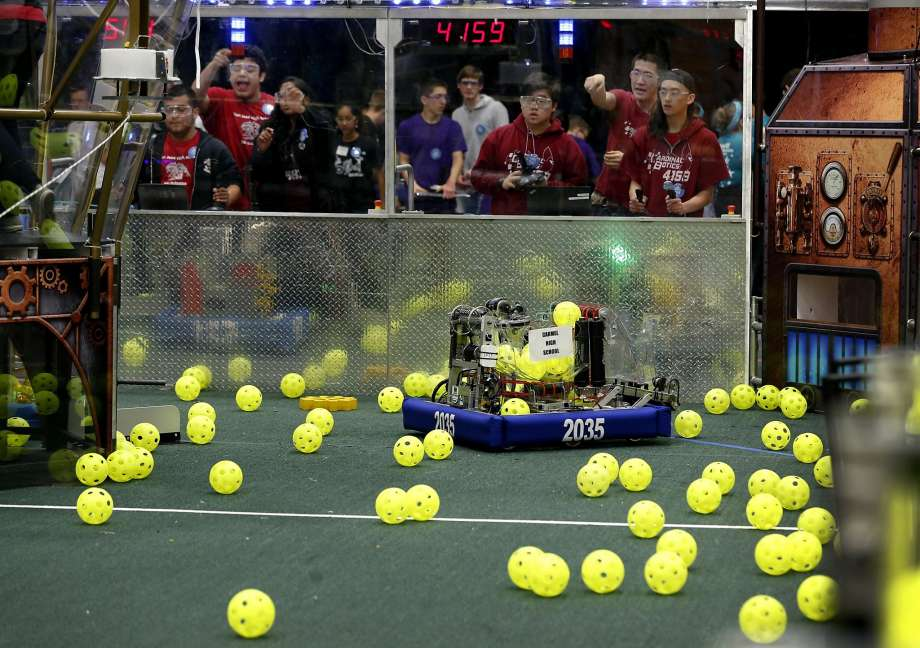
#> input picture 2018 Pipeline/balls.jpg, 920 x 648 px
$ python ball2.py   (older library calls are emulated)
#> lines starting #> are read from the running program, lines starting #| are printed output that depends on the picture; after the words box and inside, x2 and y2 are one past the last pixel; in counts of white or black regions, pixels touching at a corner belong together
import cv2
import time

im = cv2.imread('balls.jpg')
#> im is the input picture: shape (648, 920, 3); mean B, G, R 67.6, 87.7, 86.8
w = 640.0
r = w / im.shape[1]
#> r = 0.696
dim = (int(w), int(im.shape[0] * r))
#> dim = (640, 450)

im = cv2.resize(im, dim, interpolation = cv2.INTER_AREA)
#> im: shape (450, 640, 3)

start = time.time()

hsv = cv2.cvtColor(im, cv2.COLOR_BGR2HSV)
#> hsv: shape (450, 640, 3); mean H, S, V 57.5, 91.9, 96.3

hue = [0.0, 61.74061433447099]
sat = [73.38129496402877, 255.0]
val = [215.55755395683454, 255.0]


thresh3 = cv2.inRange(hsv, (hue[0], sat[0], val[0]),  (hue[1], sat[1], val[1]))
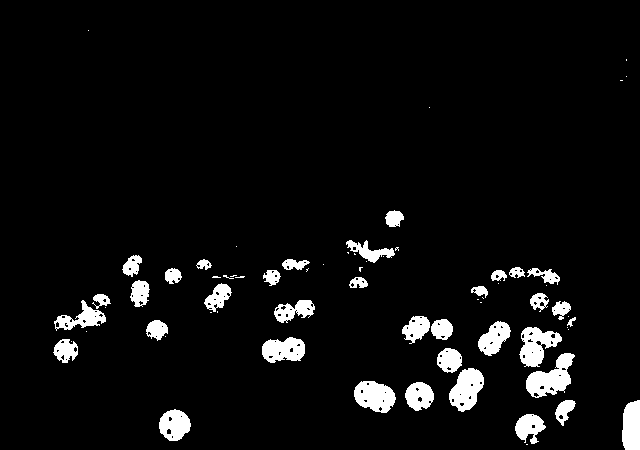
#> thresh3: shape (450, 640); 5.4% white; 69 white regions (33 under 20 px), largest, box (x1, y1, x2, y2) and area: (526, 353, 575, 398) 1141, (449, 368, 484, 412) 998, (519, 327, 562, 367) 973

th, bw = cv2.threshold(hsv[:, :, 2], 0, 255, cv2.THRESH_BINARY | cv2.THRESH_OTSU)
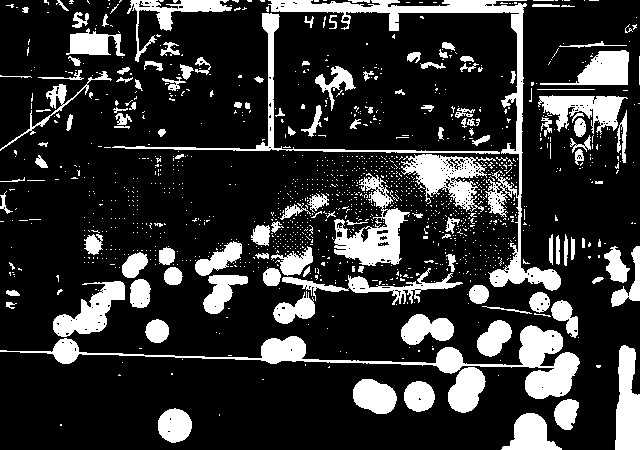
#> bw: shape (450, 640); 19.6% white; 1325 white regions (1192 under 20 px), largest, box (x1, y1, x2, y2) and area: (268, 0, 561, 291) 6022, (0, 325, 580, 399) 5989, (334, 173, 410, 266) 2772
#> th = 130
bw = thresh3

kernel = cv2.getStructuringElement(cv2.MORPH_ELLIPSE, (5, 5))
morph = cv2.morphologyEx(bw, cv2.MORPH_CLOSE, kernel)
#> morph: shape (450, 640); 5.9% white; 44 white regions (11 under 20 px), largest, box (x1, y1, x2, y2) and area: (526, 353, 575, 398) 1208, (519, 327, 562, 367) 1069, (449, 368, 484, 412) 1033
dist = cv2.distanceTransform(morph, cv2.DIST_L2, cv2.DIST_MASK_PRECISE)
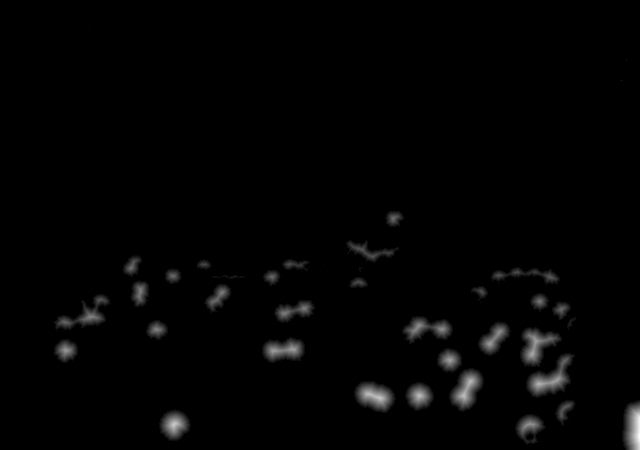
#> dist: shape (450, 640) float32; min 0, max 18, mean 0.251; drawn with min black and max white
borderSize = 25 #75
distborder = cv2.copyMakeBorder(dist, borderSize, borderSize, borderSize, borderSize,
                                cv2.BORDER_CONSTANT | cv2.BORDER_ISOLATED, 0)
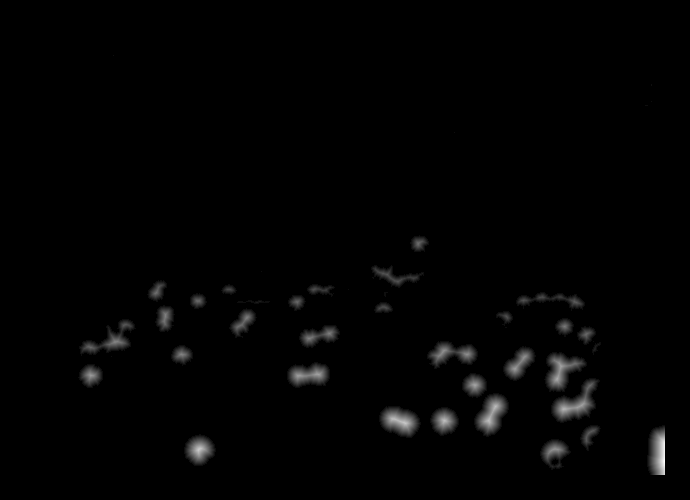
#> distborder: shape (500, 690) float32; min 0, max 18, mean 0.209; drawn with min black and max white
gap = 10
kernel2 = cv2.getStructuringElement(cv2.MORPH_ELLIPSE, (2*(borderSize-gap)+1, 2*(borderSize-gap)+1))
kernel2 = cv2.copyMakeBorder(kernel2, gap, gap, gap, gap,
                                cv2.BORDER_CONSTANT | cv2.BORDER_ISOLATED, 0)
distTempl = cv2.distanceTransform(kernel2, cv2.DIST_L2, cv2.DIST_MASK_PRECISE)
nxcor = cv2.matchTemplate(distborder, distTempl, cv2.TM_CCOEFF_NORMED)
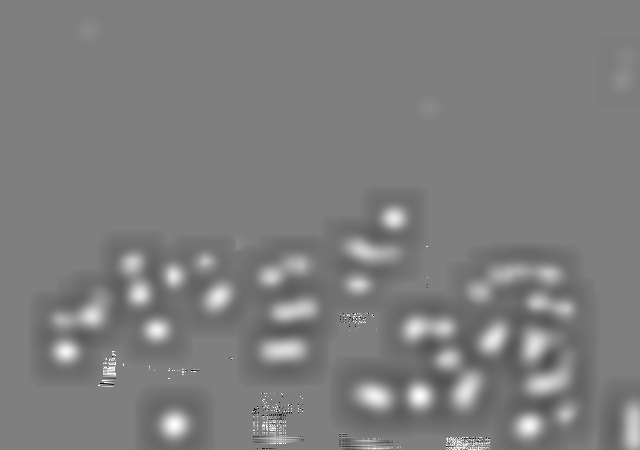
#> nxcor: shape (450, 640) float32; min -1, max 1, mean -0.00428; drawn with min black and max white
mn, mx, _, _ = cv2.minMaxLoc(nxcor)
#> mn = -1; mx = 1
th, peaks = cv2.threshold(nxcor, mx*0.5, 255, cv2.THRESH_BINARY)
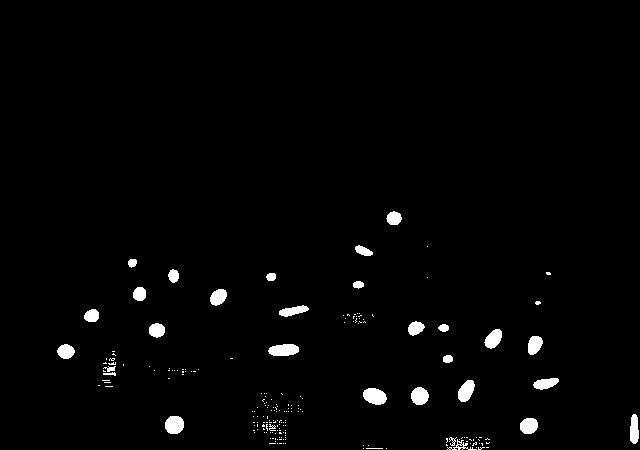
#> peaks: shape (450, 640) float32; 1.8% white; 204 white regions (174 under 20 px), largest, box (x1, y1, x2, y2) and area: (363, 388, 387, 405) 309, (268, 344, 299, 356) 303, (165, 416, 184, 434) 284
peaks8u = cv2.convertScaleAbs(peaks)
#> peaks8u: shape (450, 640); 1.8% white; 204 white regions (174 under 20 px)
_, contours, hierarchy = cv2.findContours(peaks8u, cv2.RETR_CCOMP, cv2.CHAIN_APPROX_SIMPLE)
#> contours = 219 contours, 191 with area under 20; largest, box (x1, y1, x2, y2) and area: (363, 388, 387, 405) 280, (268, 344, 299, 356) 268, (165, 416, 184, 434) 257, (458, 380, 475, 402) 233, (411, 387, 429, 405) 226
peaks8u = cv2.convertScaleAbs(peaks)    # to use as mask
for i in range(len(contours)):
	area = cv2.contourArea(contours[i])
	if 12 < area:
		x, y, w, h = cv2.boundingRect(contours[i])
		_, mx, _, mxloc = cv2.minMaxLoc(dist[y:y+h, x:x+w], peaks8u[y:y+h, x:x+w])
		cv2.circle(im, (int(mxloc[0]+x), int(mxloc[1]+y)), int(mx), (255, 0, 0), 2)
		cv2.rectangle(im, (x, y), (x+w, y+h), (0, 255, 0), 2)
		cv2.drawContours(im, contours, i, (0, 0, 255), 2)
#> this loop made 219 passes
#> (area, x, y, w, h, mx, mxloc) on passes 27, 47, 99, 104, 105, 144, 145, 149, 151, 170, 178, 181: (55, 447, 439, 30, 11, 0, (0, 0)), (20.5, 449, 437, 8, 9, 0, (1, 0)), (212.5, 520, 418, 18, 16, 10.2, (8, 6)), (257, 165, 416, 19, 18, 14.21, (8, 8)), (188, 630, 414, 9, 30, 17, (8, 21)), (279.5, 363, 388, 24, 17, 14, (17, 10)), (226.5, 411, 387, 18, 18, 13.42, (8, 8)), (233, 458, 380, 17, 22, 13.45, (5, 15)), (183.5, 533, 378, 26, 12, 12.65, (5, 6)), (24, 103, 366, 13, 6, 0, (5, 0)), (53.5, 443, 355, 10, 8, 11.4, (7, 5)), (268.5, 268, 344, 31, 12, 11.4, (25, 5))
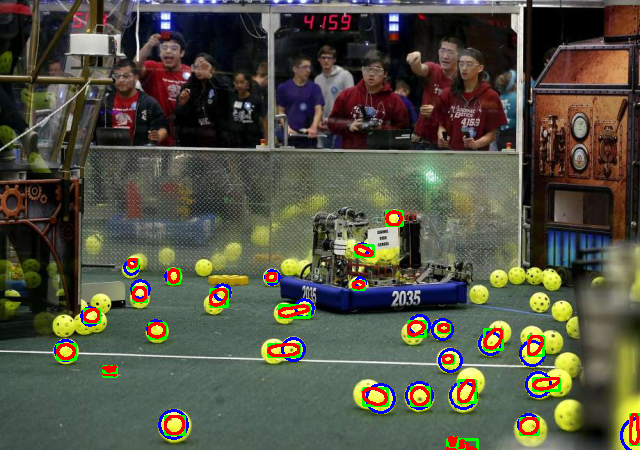
#> im: shape (450, 640, 3); mean B, G, R 67.3, 82.4, 83.4

print("Duration = ",time.time() - start)
cv2.imshow('Balls', im)
cv2.waitKey(0)

$ run again, with 2018 Pipeline/armstrong-trophy-and-naval-court-1862-web.jpg copied over 2018 Pipeline/balls.jpg
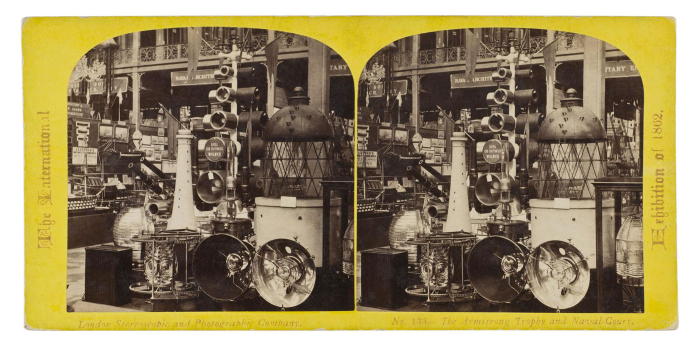
#> input picture 2018 Pipeline/armstrong-trophy-and-naval-court-1862-web.jpg, 1400 x 706 px (shown at 1/2 size)
#> im is the input picture: shape (706, 1400, 3); mean B, G, R 102.8, 139, 153.3
#> hsv: shape (322, 640, 3); mean H, S, V 15.3, 87.7, 153.3
#> `thresh3 = cv2.inRange(hsv, (hue[0], sat[0], val[0]),  (hue[1], sat[1],..`:
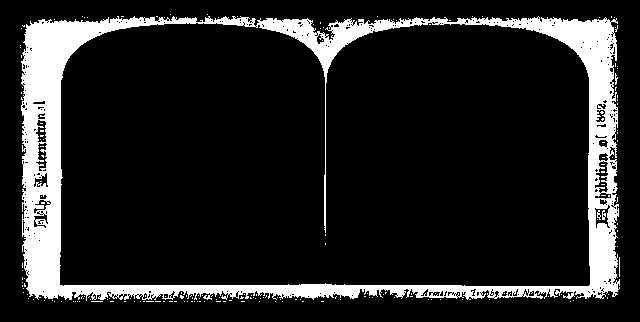
#> thresh3: shape (322, 640); 14.1% white; 184 white regions (179 under 20 px), largest, box (x1, y1, x2, y2) and area: (21, 16, 620, 301) 28614, (602, 210, 606, 220) 27, (597, 210, 601, 220) 21, (615, 73, 618, 85) 20, (619, 257, 620, 277) 20
#> bw: shape (322, 640); 52.6% white; 154 black regions (144 under 20 px), largest, box (x1, y1, x2, y2) and area: (62, 24, 324, 285) 49411, (326, 25, 589, 286) 47033, (550, 38, 583, 69) 412
#> th = 149
#> morph: shape (322, 640); 16.3% white; 10 white regions (9 under 20 px), largest, box (x1, y1, x2, y2) and area: (21, 14, 620, 302) 33606
#> `mn, mx, _, _ = cv2.minMaxLoc(nxcor)`: mn = -1; mx = 1
#> peaks: shape (322, 640) float32; 2.2% white; 517 white regions (500 under 20 px), largest, box (x1, y1, x2, y2) and area: (36, 196, 48, 287) 677, (598, 86, 607, 175) 495, (37, 94, 47, 164) 441
#> peaks8u: shape (322, 640); 2.2% white; 517 white regions (500 under 20 px)
#> contours = 525 contours, 510 with area under 20; largest, box (x1, y1, x2, y2) and area: (36, 196, 48, 287) 582, (598, 86, 607, 175) 406, (37, 94, 47, 164) 368, (599, 255, 611, 288) 260, (585, 33, 604, 55) 253
#> the loop `for i in range(len(contours)):` made 525 passes
#> (area, x, y, w, h, mx, mxloc) on passes 4, 6, 7, 8, 9, 10, 12, 46: (21, 426, 290, 13, 3, 7, (3, 1)), (55, 213, 290, 19, 5, 8.06, (6, 3)), (102, 82, 290, 27, 6, 9, (13, 3)), (35.5, 301, 289, 16, 4, 7.21, (11, 2)), (75.5, 187, 289, 18, 7, 8.06, (4, 4)), (138, 140, 289, 28, 8, 8.94, (9, 4)), (260.5, 599, 255, 12, 33, 15.3, (5, 8)), (582, 36, 196, 12, 91, 20, (5, 6))
#> after the loop `for i in range(len(contours)):`:
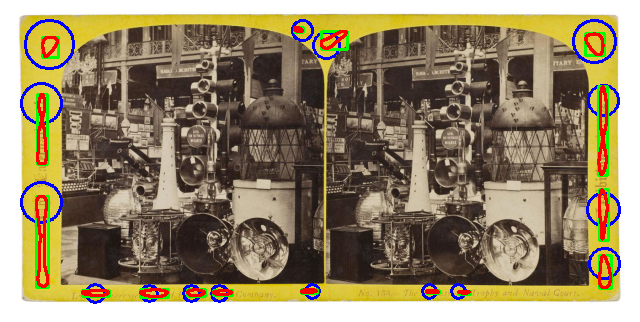
#> im: shape (322, 640, 3); mean B, G, R 104.2, 132.9, 147.9
